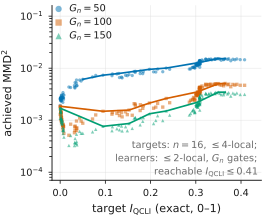

Write Python code to recreate this figure.
#!/usr/bin/env python3
# -*- coding: utf-8 -*-
"""figA_fig3.pdf -- the Fig. 3 support-mismatch control.

x  the target distribution's EXACT I_QCLI (targets are <=4-local IQP circuits sampled along
   an Adam trajectory; the reachable range tops out at 0.41)
y  the MMD^2 a <=2-local IQP student with G_n gates achieves after training on that target
Per-gate-count upper envelopes are the per-bin maximum over 8 equal bins in x.

No i.i.d.-uniform null line is drawn: that null (0.0696) lives on the SAMPLE-QCLI scale,
while this axis is the exact I_QCLI of the target pmf, so the two are not comparable.

Python 3.9 compatible.
"""
from __future__ import annotations

import json
import os

import numpy as np

import matplotlib
matplotlib.use("Agg")
import matplotlib.pyplot as plt                        # noqa: E402

import fig_style as S

EXP = "<HOME>/gsoc2026-deeplense-qml/experiments/13_iqp_turbulence_replication"
JSONL = os.path.join(EXP, "outputs_controlled", "results_fig3_v2.jsonl")

GATES = [(50, S.OKABE_ITO["blue"], "o"),
         (100, S.OKABE_ITO["vermilion"], "s"),
         (150, S.OKABE_ITO["green"], "^")]
NBINS = 8


def load():
    out, meta = {}, None
    rows = [json.loads(l) for l in open(JSONL)]
    for r in rows:
        if r.get("record") == "meta":
            meta = r
    for g, _c, _m in GATES:
        sel = [r for r in rows if r.get("record") == "fit" and r["learner_gates"] == g
               and np.isfinite(r["final_mmd2"]) and r["final_mmd2"] > 0]
        x = np.asarray([r["I_QCLI_exact"] for r in sel], float)
        y = np.asarray([r["final_mmd2"] for r in sel], float)
        o = np.argsort(x)
        out[g] = (x[o], y[o])
    return out, meta


def envelope(x, y, xmax):
    e = np.linspace(0.0, xmax, NBINS + 1)
    cx, cy = [], []
    for i in range(NBINS):
        m = (x >= e[i]) & (x <= e[i + 1]) if i == NBINS - 1 else (x >= e[i]) & (x < e[i + 1])
        if not m.any():
            continue
        j = int(np.argmax(y[m]))
        cx.append(float(x[m][j])); cy.append(float(y[m][j]))
    return np.asarray(cx), np.asarray(cy)


def make(outdir):
    S.apply_style()
    data, meta = load()
    xmax = max(x.max() for x, _y in data.values())

    fig = plt.figure(figsize=(S.COLWIDTH, 2.25))
    ax = fig.add_axes([0.205, 0.175, 0.775, 0.775])

    for g, col, mk in GATES:
        x, y = data[g]
        ax.plot(x, y, ls="none", marker=mk, ms=2.4, color=col, alpha=0.5, mew=0,
                zorder=3, label="$G_n = %d$" % g)
        ex, ey = envelope(x, y, xmax)
        ax.plot(ex, ey, "-", color=col, lw=1.2, zorder=4)

    ax.set_yscale("log")
    ax.set_xlim(-0.018, 0.445)
    ax.set_ylim(7e-5, 1.6e-1)
    ax.set_xlabel(r"target $I_{\mathrm{QCLI}}$ (exact, 0–1)")
    ax.set_ylabel(r"achieved MMD$^2$")
    ax.set_xticks([0, 0.1, 0.2, 0.3, 0.4])
    S.tidy(ax)

    ax.text(0.985, 0.012, "targets: $n = 16$, $\\leq$4-local;\n"
                          "learners: $\\leq$2-local, $G_n$ gates;\n"
                          "reachable $I_{\\mathrm{QCLI}} \\leq %.2f$" % xmax,
            transform=ax.transAxes, ha="right", va="bottom", fontsize=7.0,
            color=S.INK_MUTED, linespacing=1.25, zorder=6)
    ax.legend(loc="upper left", bbox_to_anchor=(-0.015, 1.02), fontsize=7.0,
              handletextpad=0.3, labelspacing=0.25, borderpad=0.2, borderaxespad=0.0,
              markerscale=1.9)
    return S.save(fig, outdir, "figA_fig3")


if __name__ == "__main__":
    make(os.path.dirname(os.path.abspath(__file__)))
